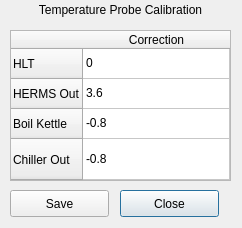
<?xml version="1.0" encoding="UTF-8"?>
<ui version="4.0">
 <class>TempProbeCalibrationPopup</class>
 <widget class="QDialog" name="TempProbeCalibrationPopup">
  <property name="geometry">
   <rect>
    <x>0</x>
    <y>0</y>
    <width>242</width>
    <height>228</height>
   </rect>
  </property>
  <property name="windowTitle">
   <string>Dialog</string>
  </property>
  <widget class="QLabel" name="label">
   <property name="geometry">
    <rect>
     <x>0</x>
     <y>0</y>
     <width>241</width>
     <height>20</height>
    </rect>
   </property>
   <property name="text">
    <string>Temperature Probe Calibration</string>
   </property>
   <property name="alignment">
    <set>Qt::AlignCenter</set>
   </property>
  </widget>
  <widget class="QTableWidget" name="Table_Config_TempProbeCalibration">
   <property name="geometry">
    <rect>
     <x>10</x>
     <y>30</y>
     <width>221</width>
     <height>151</height>
    </rect>
   </property>
   <attribute name="horizontalHeaderStretchLastSection">
    <bool>true</bool>
   </attribute>
   <attribute name="verticalHeaderStretchLastSection">
    <bool>true</bool>
   </attribute>
   <row>
    <property name="text">
     <string>HLT</string>
    </property>
   </row>
   <row>
    <property name="text">
     <string>HERMS Out</string>
    </property>
   </row>
   <row>
    <property name="text">
     <string>Boil Kettle</string>
    </property>
   </row>
   <row>
    <property name="text">
     <string>Chiller Out</string>
    </property>
   </row>
   <column>
    <property name="text">
     <string>Correction</string>
    </property>
   </column>
   <item row="0" column="0">
    <property name="text">
     <string>0</string>
    </property>
   </item>
   <item row="1" column="0">
    <property name="text">
     <string>3.6</string>
    </property>
   </item>
   <item row="2" column="0">
    <property name="text">
     <string>-0.8</string>
    </property>
   </item>
   <item row="3" column="0">
    <property name="text">
     <string>-0.8</string>
    </property>
   </item>
  </widget>
  <widget class="QPushButton" name="PB_TempCalibration_Close">
   <property name="geometry">
    <rect>
     <x>120</x>
     <y>190</y>
     <width>99</width>
     <height>27</height>
    </rect>
   </property>
   <property name="text">
    <string>Close</string>
   </property>
  </widget>
  <widget class="QPushButton" name="PB_TempCalibration_Save">
   <property name="geometry">
    <rect>
     <x>10</x>
     <y>190</y>
     <width>99</width>
     <height>27</height>
    </rect>
   </property>
   <property name="text">
    <string>Save</string>
   </property>
  </widget>
 </widget>
 <resources/>
 <connections/>
</ui>
